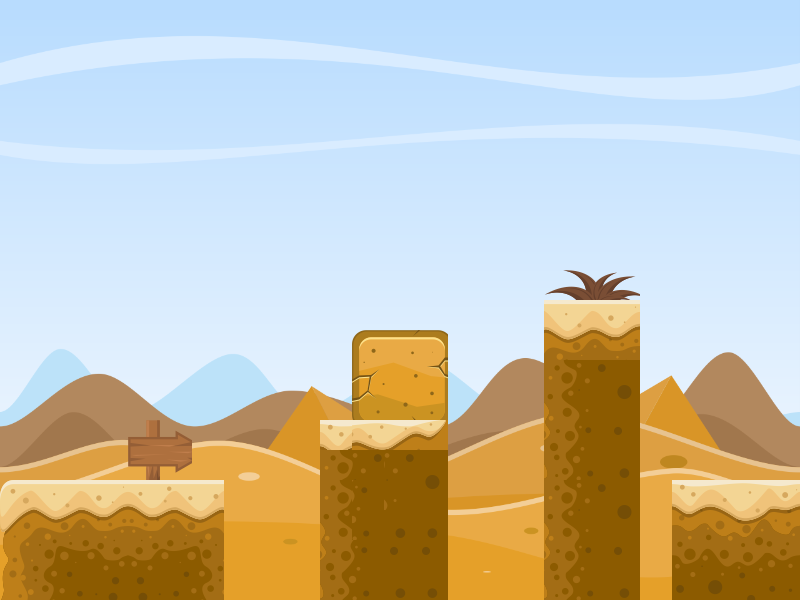

This game map was drawn from its Tiled (.tmx) file and the tilesets committed beside it. A one-line description and the full map source follow:
An orthogonal 25x20 tile map with 32x30 px tiles, 1 tile layer (Tile Layer 1), 12 tilesets, 1 image layer and 10 objects (5x ground, 2x gameOver, spawnpoint, AISpawnpoint1, AISpawnpoint2).

<map version="1.10" tiledversion="1.10.2" orientation="orthogonal" renderorder="right-down" width="25" height="20" tilewidth="32" tileheight="30" infinite="0" nextlayerid="11" nextobjectid="20">
 <tileset firstgid="1" name="BG_resized" tilewidth="32" tileheight="30" tilecount="500" columns="25">
  <image source="png/BG.png" width="800" height="600" />
 </tileset>
 <tileset firstgid="501" name="1" tilewidth="32" tileheight="30" tilecount="16" columns="4">
  <image source="png/Tiles/1.png" width="128" height="128" />
 </tileset>
 <tileset firstgid="517" name="2" tilewidth="32" tileheight="30" tilecount="16" columns="4">
  <image source="png/Tiles/2.png" width="128" height="128" />
 </tileset>
 <tileset firstgid="533" name="3" tilewidth="32" tileheight="30" tilecount="16" columns="4">
  <image source="png/Tiles/3.png" width="128" height="128" />
 </tileset>
 <tileset firstgid="549" name="4" tilewidth="32" tileheight="30" tilecount="16" columns="4">
  <image source="png/Tiles/4.png" width="128" height="128" />
 </tileset>
 <tileset firstgid="565" name="7" tilewidth="32" tileheight="30" tilecount="16" columns="4">
  <image source="png/Tiles/7.png" width="128" height="128" />
 </tileset>
 <tileset firstgid="581" name="Cactus (1)" tilewidth="32" tileheight="30" tilecount="9" columns="3">
  <image source="png/Objects/Cactus (1).png" trans="ffaa7f" width="108" height="111" />
 </tileset>
 <tileset firstgid="590" name="Bush (1)" tilewidth="32" tileheight="30" tilecount="8" columns="4">
  <image source="png/Objects/Bush (1).png" trans="ffaa7f" width="145" height="88" />
 </tileset>
 <tileset firstgid="598" name="SignArrow" tilewidth="32" tileheight="30" tilecount="4" columns="2">
  <image source="png/Objects/SignArrow.png" trans="ffaa7f" width="84" height="87" />
 </tileset>
 <tileset firstgid="602" name="StoneBlock" tilewidth="32" tileheight="30" tilecount="9" columns="3">
  <image source="png/Objects/StoneBlock.png" trans="ffaa7f" width="101" height="99" />
 </tileset>
 <tileset firstgid="611" name="Grass (1)" tilewidth="32" tileheight="30" tilecount="3" columns="3">
  <image source="png/Objects/Grass (1).png" trans="ffaa7f" width="102" height="50" />
 </tileset>
 <tileset firstgid="614" name="Bush (2)" tilewidth="32" tileheight="30" tilecount="8" columns="4">
  <image source="png/Objects/Bush (2).png" trans="ffaa7f" width="131" height="74" />
 </tileset>
 <imagelayer id="9" name="Image Layer 1">
  <image source="png/BG.png" width="800" height="600" />
 </imagelayer>
 <layer id="1" name="Tile Layer 1" width="25" height="20">
  <data encoding="csv">
0,0,0,0,0,0,0,0,0,0,0,0,0,0,0,0,0,0,0,0,0,0,0,0,0,
0,0,0,0,0,0,0,0,0,0,0,0,0,0,0,0,0,0,0,0,0,0,0,0,0,
0,0,0,0,0,0,0,0,0,0,0,0,0,0,0,0,0,0,0,0,0,0,0,0,0,
0,0,0,0,0,0,0,0,0,0,0,0,0,0,0,0,0,0,0,0,0,0,0,0,0,
0,0,0,0,0,0,0,0,0,0,0,0,0,0,0,0,0,0,0,0,0,0,0,0,0,
0,0,0,0,0,0,0,0,0,0,0,0,0,0,0,0,0,0,0,0,0,0,0,0,0,
0,0,0,0,0,0,0,0,0,0,0,0,0,0,0,0,0,0,0,0,0,0,0,0,0,
0,0,0,0,0,0,0,0,0,0,0,0,0,0,0,0,0,0,0,0,0,0,0,0,0,
0,0,0,0,0,0,0,0,0,0,0,0,0,0,0,0,0,0,0,0,0,0,0,0,0,
0,0,0,0,0,0,0,0,0,0,0,0,0,0,0,0,0,611,612,613,0,0,0,0,0,
0,0,0,0,0,0,0,0,0,0,0,0,0,0,0,0,0,502,503,504,0,0,0,0,0,
0,0,0,0,0,0,0,0,0,0,0,602,603,604,0,0,0,506,507,508,0,0,0,0,0,
0,0,0,0,0,0,0,0,0,0,0,605,606,607,0,0,0,550,551,552,0,0,0,0,0,
0,0,0,0,0,0,0,0,0,0,0,608,609,610,0,0,0,554,555,556,0,0,0,0,0,
0,0,0,0,598,599,0,0,0,0,517,566,567,568,0,0,0,558,559,560,0,0,0,0,0,
0,0,0,0,600,601,0,0,0,0,550,551,551,552,0,0,0,562,563,564,0,0,0,0,0,
501,502,503,504,533,534,535,0,0,0,550,559,555,556,0,0,0,550,551,552,0,517,518,519,520,
505,506,507,508,537,538,539,0,0,0,554,563,564,564,0,0,0,554,555,556,0,521,522,523,524,
509,510,511,512,541,542,543,0,0,0,558,559,560,560,0,0,0,558,559,560,0,525,526,527,528,
513,514,515,516,545,546,547,0,0,0,562,563,564,564,0,0,0,562,563,564,0,529,530,531,532
</data>
 </layer>
 <objectgroup id="6" name="Object Layer 1">
  <object id="5" name="spawnpoint" x="69.0582" y="456.167" width="21.1758" height="20.5083">
   <properties>
    <property name="spawnpoint" type="object" value="0" />
   </properties>
  </object>
  <object id="7" name="ground" x="-3.66667" y="493.547" width="205.545" height="105.828">
   <properties>
    <property name="ground" type="object" value="0" />
   </properties>
  </object>
  <object id="9" name="ground" x="301.414" y="435.494" width="100.724" height="162.744">
   <properties>
    <property name="ground" type="object" value="0" />
   </properties>
  </object>
  <object id="10" name="ground" x="526.936" y="319.495" width="89.1854" height="284.976">
   <properties>
    <property name="ground" type="object" value="0" />
   </properties>
  </object>
  <object id="11" name="ground" x="653.076" y="493.655" width="146.586" height="107.056">
   <properties>
    <property name="ground" type="object" value="0" />
   </properties>
  </object>
  <object id="13" name="ground" x="335.769" y="269.165" width="88.6852" height="164.47">
   <properties>
    <property name="ground" type="object" value="0" />
   </properties>
  </object>
  <object id="14" name="AISpawnpoint1" x="385.219" y="292.49" width="27.5143" height="43.3559">
   <properties>
    <property name="AISpawnpoint1" type="object" value="0" />
   </properties>
  </object>
  <object id="17" name="AISpawnpoint2" x="721.105" y="442.413" width="30.0156" height="45.0234">
   <properties>
    <property name="AISpawnpoint1" type="object" value="0" />
   </properties>
  </object>
  <object id="18" name="gameOver" x="215.946" y="566.962" width="105.888" height="45.0234">
   <properties>
    <property name="gameOver" type="object" value="0" />
   </properties>
  </object>
  <object id="19" name="gameOver" x="446.066" y="566.962" width="98.3846" height="47.5248">
   <properties>
    <property name="gameOver" type="object" value="0" />
   </properties>
  </object>
 </objectgroup>
</map>
